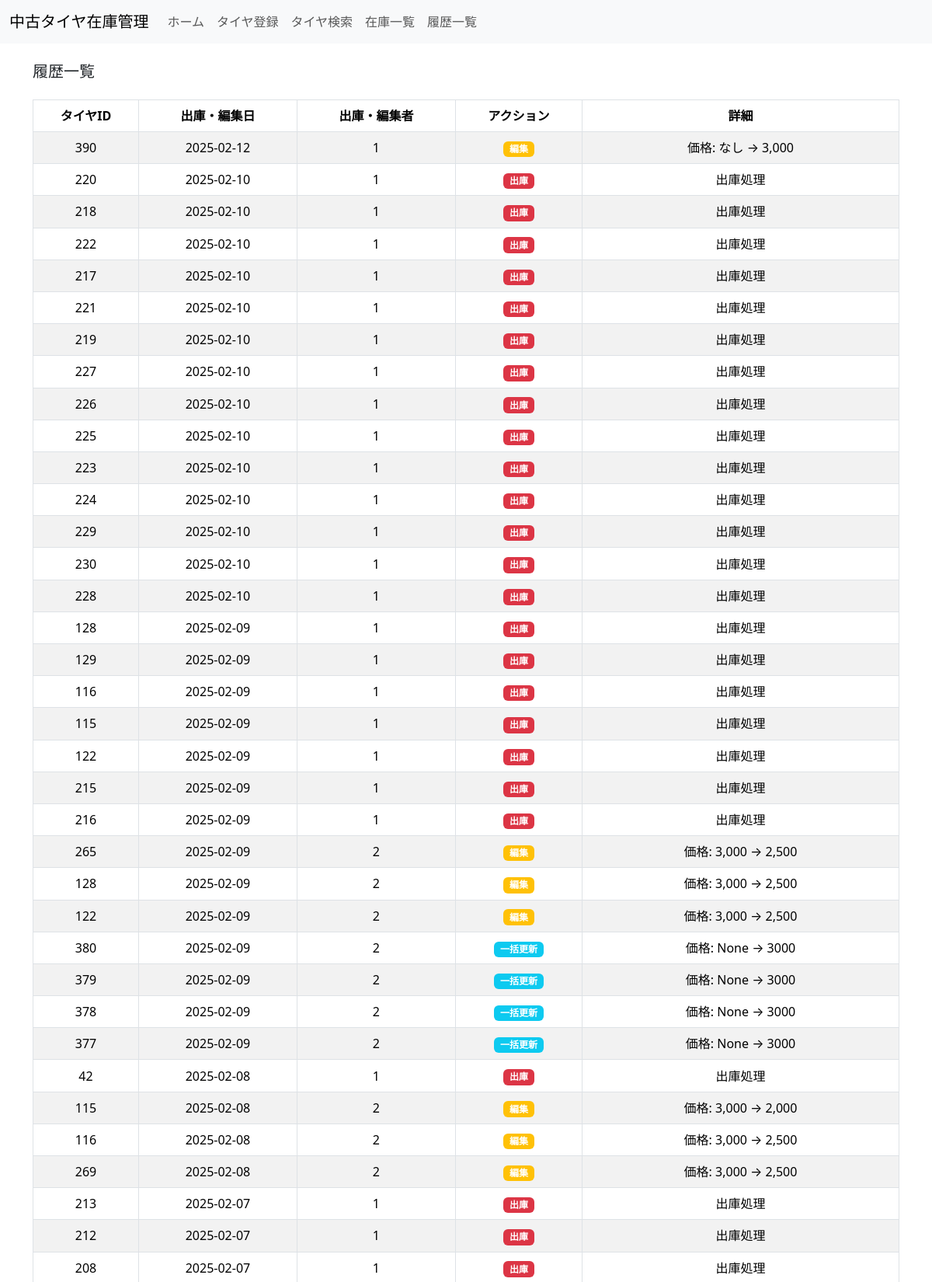
The app's page /history (upper part) with its own data.
### models.py (models this page shows)
class HistoryPage(db.Model):
    id = db.Column(db.Integer, primary_key=True)
    tire_id = db.Column(db.Integer, db.ForeignKey('input_page.id'), nullable=False)
    user_id = db.Column(db.Integer, db.ForeignKey('user.id'), nullable=False)
    action = db.Column(db.String, nullable=False)
    edit_date = db.Column(db.DateTime, nullable=False)
    details = db.Column(db.String)

class DispatchHistory(db.Model):
    __tablename__ = "dispatch_history"  # 正しいテーブル名を指定
    id = db.Column(db.Integer, primary_key=True)
    tire_id = db.Column(db.Integer, db.ForeignKey('input_page.id'), nullable=False)
    user_id = db.Column(db.Integer, db.ForeignKey('user.id'), nullable=False)
    dispatch_date = db.Column(db.DateTime, nullable=False)
    dispatch_note = db.Column(db.String)

### app.py (the view)
@app.route('/history')
def history_page():
    import logging
    logging.basicConfig()
    logging.getLogger('sqlalchemy.engine').setLevel(logging.INFO)
    dispatch_history = DispatchHistory.query.all()
    edit_history = HistoryPage.query.all()
    for record in dispatch_history:
        print(f"デバッグ: {record.dispatch_date} (型: {type(record.dispatch_date)})")
    dispatch_records = []  # ここでリストを定義
    for record in dispatch_history:
        try:
            if record.dispatch_date:  # Noneチェック
                dispatch_date = record.dispatch_date.astimezone(JST)  # JSTに変換
                formatted_date = dispatch_date.strftime('%Y-%m-%d')  # YYYY-MM-DD 形式
            else:
                formatted_date = ''  # None の場合は空文字
            dispatch_records.append({
                "tire_id": record.tire_id,
                "date": formatted_date,  # フォーマット済みの値を格納
                "user_id": record.user_id,
                "action": "出庫",
                "details": record.dispatch_note or "出庫処理"
            })
        except Exception as e:
            print(f"🚨 変換エラー: {e} (値: {record.dispatch_date})")
    edit_records = []
    for record in edit_history:
        try:
            if record.edit_date:  # Noneチェック
                edit_date = record.edit_date.astimezone(JST)  # JSTに変換
                formatted_date = edit_date.strftime('%Y-%m-%d')  # YYYY-MM-DD 形式
            else:
                formatted_date = ''  # None の場合は空文字
            edit_records.append({
                "tire_id": record.tire_id,
                "date": formatted_date,  # フォーマット済みの値を格納
                "user_id": record.user_id,
                "action": record.action,
                "details": record.details
            })
        except Exception as e:
            print(f"🚨 変換エラー: {e} (値: {record.edit_date})")
    combined_history = sorted(dispatch_records + edit_records, key=lambda x: x["date"], reverse=True)
    return render_template('history_page.html', history=combined_history)

### app.py (called while the page is built)
@app.context_processor
def inject_user():
    from flask_login import current_user
    return dict(user=current_user)

### templates/history_page.html
{% extends "base.html" %}
{% block content %}
<div class="container my-4">
    <h5 class="mb-4">履歴一覧</h5>
    <div class="table-responsive">
        <table class="table table-bordered table-striped table-hover">
            <thead class="thead-light">
                <tr>
                    <th style="min-width: 100px;">タイヤID</th>
                    <th style="min-width: 150px;">出庫・編集日</th>
                    <th style="min-width: 150px;">出庫・編集者</th>
                    <th style="min-width: 120px;">アクション</th>
                    <th style="min-width: 300px;">詳細</th>
                </tr>
            </thead>
            <tbody>
                {% for record in history %}
                <tr>
                    <td>{{ record.tire_id }}</td>
                    <td>{{ record.date }}</td>
                    <td>{{ record.user_id }}</td>
                    <td>
                        {% if record.action == "出庫" %}
                            <span class="badge bg-danger">{{ record.action }}</span>
                        {% elif record.action == "編集" %}
                            <span class="badge bg-warning">{{ record.action }}</span>
                        {% elif record.action == "一括更新" %}
                            <span class="badge bg-info">{{ record.action }}</span>
                        {% endif %}
                    </td>
                    <td>{{ record.details }}</td>
                </tr>
                {% endfor %}
            </tbody>
        </table>
    </div>
</div>
{% endblock %}

### templates/base.html (shortened to what this page needs)
<!DOCTYPE html>
<html lang="ja">
<head>
    <link rel="stylesheet" href="{{ url_for('static', filename='css/style.css') }}">
    <link href="https://cdn.jsdelivr.net/npm/bootstrap@5.3.3/dist/css/bootstrap.min.css" rel="stylesheet">
</head>
<body>
    <header>
    <nav class="navbar navbar-expand-lg navbar-light bg-light">
        <div class="container-fluid">
            <a class="navbar-brand" href="{{ url_for('index') }}">中古タイヤ在庫管理</a>
            <div class="collapse navbar-collapse" id="navbarNav">
                <ul class="navbar-nav">
                    <li class="nav-item">
                        <a class="nav-link" href="{{ url_for('index') }}">ホーム</a>
                    </li>
                    <li class="nav-item">
                        <a class="nav-link" href="{{ url_for('input_page') }}">タイヤ登録</a>
                    </li>
                    <li class="nav-item">
                        <a class="nav-link" href="{{ url_for('search_page') }}">タイヤ検索</a>
                    </li>
                    <li class="nav-item">
                        <a class="nav-link" href="{{ url_for('inventory_list') }}">在庫一覧</a>
                    </li>
                    <li class="nav-item">
                        <a class="nav-link" href="{{ url_for('history_page') }}">履歴一覧</a>
                    </li>
                </ul>
            </div>
        </div>
    </nav>
</header>
    <main>
        {% block content %}
        {% endblock %}
    </main>
</body>
</html>

### static/css/style.css (style rules this page uses)
* { box-sizing: border-box; }
.navbar { background-color: #f8f9fa; }
body { background-color: #f8f9fa; }
h5 { margin: 0; }
.table td, .table th { text-align: center; vertical-align: middle; }

### records on screen
HistoryPage: tire_id "390", date "2025-02-12", user_id "1", action "編集", details "価格: なし → 3,000"
DispatchHistory: tire_id "128", date "2025-02-09", user_id "1", action "出庫", details "出庫処理"
DispatchHistory: tire_id "129", date "2025-02-09", user_id "1", action "出庫", details "出庫処理"
DispatchHistory: tire_id "116", date "2025-02-09", user_id "1", action "出庫", details "出庫処理"
DispatchHistory: tire_id "115", date "2025-02-09", user_id "1", action "出庫", details "出庫処理"
DispatchHistory: tire_id "122", date "2025-02-09", user_id "1", action "出庫", details "出庫処理"
DispatchHistory: tire_id "215", date "2025-02-09", user_id "1", action "出庫", details "出庫処理"
DispatchHistory: tire_id "216", date "2025-02-09", user_id "1", action "出庫", details "出庫処理"
HistoryPage: tire_id "265", date "2025-02-09", user_id "2", action "編集", details "価格: 3,000 → 2,500"
HistoryPage: tire_id "128", date "2025-02-09", user_id "2", action "編集", details "価格: 3,000 → 2,500"
HistoryPage: tire_id "122", date "2025-02-09", user_id "2", action "編集", details "価格: 3,000 → 2,500"
HistoryPage: tire_id "380", date "2025-02-09", user_id "2", action "一括更新", details "価格: None → 3000"
HistoryPage: tire_id "379", date "2025-02-09", user_id "2", action "一括更新", details "価格: None → 3000"
HistoryPage: tire_id "378", date "2025-02-09", user_id "2", action "一括更新", details "価格: None → 3000"
HistoryPage: tire_id "377", date "2025-02-09", user_id "2", action "一括更新", details "価格: None → 3000"
DispatchHistory: tire_id "42", date "2025-02-08", user_id "1", action "出庫", details "出庫処理"
HistoryPage: tire_id "115", date "2025-02-08", user_id "2", action "編集", details "価格: 3,000 → 2,000"
HistoryPage: tire_id "116", date "2025-02-08", user_id "2", action "編集", details "価格: 3,000 → 2,500"
HistoryPage: tire_id "269", date "2025-02-08", user_id "2", action "編集", details "価格: 3,000 → 2,500"
DispatchHistory: tire_id "213", date "2025-02-07", user_id "1", action "出庫", details "出庫処理"
DispatchHistory: tire_id "212", date "2025-02-07", user_id "1", action "出庫", details "出庫処理"
DispatchHistory: tire_id "208", date "2025-02-07", user_id "1", action "出庫", details "出庫処理"

### other values on screen
{{ record.tire_id }} "220" "218" "222" "217" "221" "219" "227" "226" "225" "223" "224" "229" "230" "228"
{{ record.date }} "2025-02-10" "2025-02-10" "2025-02-10" "2025-02-10" "2025-02-10" "2025-02-10" "2025-02-10" "2025-02-10" "2025-02-10" "2025-02-10" "2025-02-10" "2025-02-10" "2025-02-10" "2025-02-10"
{{ record.user_id }} "1" "1" "1" "1" "1" "1" "1" "1" "1" "1" "1" "1" "1" "1"
{{ record.action }} "出庫" "出庫" "出庫" "出庫" "出庫" "出庫" "出庫" "出庫" "出庫" "出庫" "出庫" "出庫" "出庫" "出庫"
{{ record.details }} "出庫処理" "出庫処理" "出庫処理" "出庫処理" "出庫処理" "出庫処理" "出庫処理" "出庫処理" "出庫処理" "出庫処理" "出庫処理" "出庫処理" "出庫処理" "出庫処理"
